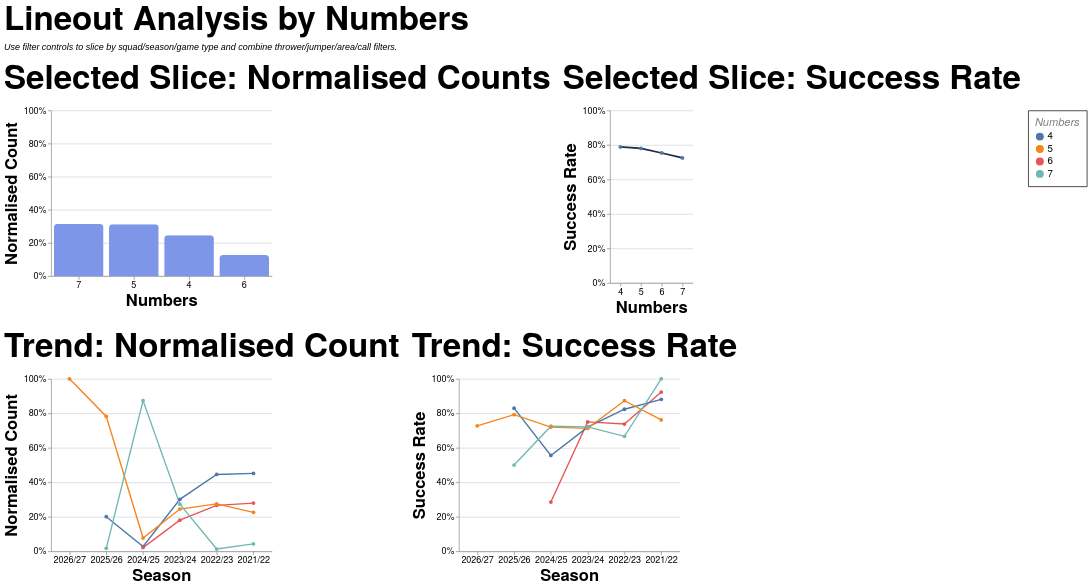

Express this chart as Vega-Lite.
### Vega-Lite specification from a JSON file in a GitHub repository (floating-point values rounded to 4 significant figures; data arrays with more than 128 entries replaced by an {"elided": "..."} marker saying what was removed)
{"config": {"axis": {"labelFont": "PT Sans Narrow, Helvetica Neue, Helvetica, Arial, sans-serif", "titleFont": "PT Sans Narrow, Helvetica Neue, Helvetica, Arial, sans-serif", "labelFontSize": 13, "titleFontSize": 24, "gridColor": "#202947", "gridOpacity": 0.2, "zindex": 1}, "text": {"font": "Lato, sans-serif"}, "bar": {"cornerRadiusEnd": 5}, "header": {"labelFont": "PT Sans Narrow, Helvetica Neue, Helvetica, Arial, sans-serif", "titleFont": "PT Sans Narrow, Helvetica Neue, Helvetica, Arial, sans-serif", "labelFontSize": 24, "titleFontSize": 28, "labelFontWeight": "bold", "orient": "left"}, "legend": {"labelFont": "PT Sans Narrow, Helvetica Neue, Helvetica, Arial, sans-serif", "titleFont": "PT Sans Narrow, Helvetica Neue, Helvetica, Arial, sans-serif", "labelFontSize": 14, "titleFontSize": 16, "titlePadding": 5, "fillColor": "white", "strokeColor": "black", "padding": 10, "titleFontWeight": "lighter", "titleFontStyle": "italic", "titleColor": "gray", "offset": 10}, "title": {"font": "PT Sans Narrow, Helvetica Neue, Helvetica, Arial, sans-serif", "fontSize": 48, "fontWeight": "bold", "anchor": "start", "align": "center", "titlePadding": 20, "subtitlePadding": 10, "subtitleFontSize": 13, "subtitleColor": "", "subtitleFontStyle": "italic", "offset": 15, "color": "black"}, "axisX": {"labelAngle": 0}, "facet": {"title": null, "header": null, "align": {"row": "each", "column": "each"}, "spacing": 10}, "resolve": {"scale": {"y": "independent", "facet": "independent"}}, "background": "transparent", "scale": {"offsetBandPaddingOuter": 0.2, "offsetBandPaddingInner": 0.1}, "view": {"stroke": null, "background": "transparent"}}, "vconcat": [{"hconcat": [{"mark": {"type": "bar", "color": "#7d96e8"}, "encoding": {"tooltip": [{"field": "numbers", "title": "Numbers", "type": "nominal"}, {"field": "attempts", "format": ",.0f", "title": "Lineouts", "type": "quantitative"}, {"field": "share", "format": ".1%", "title": "Normalised Count", "type": "quantitative"}], "x": {"field": "numbers", "sort": "-y", "title": "Numbers", "type": "nominal"}, "y": {"axis": {"format": "%"}, "field": "share", "scale": {"domain": [0, 1]}, "title": "Normalised Count", "type": "quantitative"}}, "height": 240, "title": "Selected Slice: Normalised Counts", "transform": [{"filter": "(loSquad == 'All' || datum.squad == loSquad) && (loGameType == 'All' || (loGameType == 'League + Cup' && (datum.game_type == 'League' || datum.game_type == 'Cup')) || (loGameType == 'League only' && datum.game_type == 'League') || datum.game_type == loGameType) && (loOpposition == 'All' || datum.opposition == loOpposition) && (loThrower == 'All' || datum.thrower == loThrower) && (loJumper == 'All' || datum.jumper == loJumper) && (loArea == 'All' || datum.area == loArea) && (loNumbers == 'All' || datum.numbers == loNumbers) && (loCall == 'All' || datum.call == loCall) && (loCallType == 'All' || datum.call_type == loCallType)"}, {"filter": "(loSeason == 'All' || datum.season == loSeason)"}, {"aggregate": [{"op": "count", "as": "attempts"}, {"op": "sum", "field": "won", "as": "won"}], "groupby": ["numbers"]}, {"joinaggregate": [{"op": "sum", "field": "attempts", "as": "total_attempts"}]}, {"calculate": "datum.attempts / datum.total_attempts", "as": "share"}, {"calculate": "datum.won / datum.attempts", "as": "success_rate"}], "width": 320}, {"mark": {"type": "line", "color": "#202946", "point": true, "strokeWidth": 2.5}, "encoding": {"tooltip": [{"field": "numbers", "title": "Numbers", "type": "nominal"}, {"field": "won", "format": ",.0f", "title": "Won", "type": "quantitative"}, {"field": "attempts", "format": ",.0f", "title": "Lineouts", "type": "quantitative"}, {"field": "success_rate", "format": ".1%", "title": "Success Rate", "type": "quantitative"}], "x": {"field": "numbers", "sort": "-y", "title": "Numbers", "type": "nominal"}, "y": {"axis": {"format": "%"}, "field": "success_rate", "scale": {"domain": [0, 1]}, "title": "Success Rate", "type": "quantitative"}}, "height": 250, "title": "Selected Slice: Success Rate", "transform": [{"filter": "(loSquad == 'All' || datum.squad == loSquad) && (loGameType == 'All' || (loGameType == 'League + Cup' && (datum.game_type == 'League' || datum.game_type == 'Cup')) || (loGameType == 'League only' && datum.game_type == 'League') || datum.game_type == loGameType) && (loOpposition == 'All' || datum.opposition == loOpposition) && (loThrower == 'All' || datum.thrower == loThrower) && (loJumper == 'All' || datum.jumper == loJumper) && (loArea == 'All' || datum.area == loArea) && (loNumbers == 'All' || datum.numbers == loNumbers) && (loCall == 'All' || datum.call == loCall) && (loCallType == 'All' || datum.call_type == loCallType)"}, {"filter": "(loSeason == 'All' || datum.season == loSeason)"}, {"aggregate": [{"op": "count", "as": "attempts"}, {"op": "sum", "field": "won", "as": "won"}], "groupby": ["numbers"]}, {"joinaggregate": [{"op": "sum", "field": "attempts", "as": "total_attempts"}]}, {"calculate": "datum.attempts / datum.total_attempts", "as": "share"}, {"calculate": "datum.won / datum.attempts", "as": "success_rate"}], "width": {"step": 30}}], "spacing": 16}, {"hconcat": [{"mark": {"type": "line", "point": true, "strokeWidth": 2}, "encoding": {"color": {"field": "numbers", "title": "Numbers", "type": "nominal"}, "tooltip": [{"field": "season", "title": "Season", "type": "nominal"}, {"field": "numbers", "title": "Numbers", "type": "nominal"}, {"field": "attempts", "format": ",.0f", "title": "Lineouts", "type": "quantitative"}, {"field": "norm_count", "format": ".1%", "title": "Normalised Count", "type": "quantitative"}], "x": {"field": "season", "sort": "-x", "title": "Season", "type": "nominal"}, "y": {"axis": {"format": "%"}, "field": "norm_count", "scale": {"domain": [0, 1]}, "title": "Normalised Count", "type": "quantitative"}}, "height": 250, "title": "Trend: Normalised Count", "transform": [{"filter": "(loSquad == 'All' || datum.squad == loSquad) && (loGameType == 'All' || (loGameType == 'League + Cup' && (datum.game_type == 'League' || datum.game_type == 'Cup')) || (loGameType == 'League only' && datum.game_type == 'League') || datum.game_type == loGameType) && (loOpposition == 'All' || datum.opposition == loOpposition) && (loThrower == 'All' || datum.thrower == loThrower) && (loJumper == 'All' || datum.jumper == loJumper) && (loArea == 'All' || datum.area == loArea) && (loNumbers == 'All' || datum.numbers == loNumbers) && (loCall == 'All' || datum.call == loCall) && (loCallType == 'All' || datum.call_type == loCallType)"}, {"aggregate": [{"op": "count", "as": "attempts"}, {"op": "sum", "field": "won", "as": "won"}], "groupby": ["season", "numbers"]}, {"joinaggregate": [{"op": "sum", "field": "attempts", "as": "season_attempts"}], "groupby": ["season"]}, {"calculate": "datum.attempts / datum.season_attempts", "as": "norm_count"}, {"calculate": "datum.won / datum.attempts", "as": "success_rate"}], "width": 320}, {"mark": {"type": "line", "point": true, "strokeWidth": 2}, "encoding": {"color": {"field": "numbers", "title": "Numbers", "type": "nominal"}, "tooltip": [{"field": "season", "title": "Season", "type": "nominal"}, {"field": "numbers", "title": "Numbers", "type": "nominal"}, {"field": "won", "format": ",.0f", "title": "Won", "type": "quantitative"}, {"field": "attempts", "format": ",.0f", "title": "Lineouts", "type": "quantitative"}, {"field": "success_rate", "format": ".1%", "title": "Success Rate", "type": "quantitative"}], "x": {"field": "season", "sort": "-x", "title": "Season", "type": "nominal"}, "y": {"axis": {"format": "%"}, "field": "success_rate", "scale": {"domain": [0, 1]}, "title": "Success Rate", "type": "quantitative"}}, "height": 250, "title": "Trend: Success Rate", "transform": [{"filter": "(loSquad == 'All' || datum.squad == loSquad) && (loGameType == 'All' || (loGameType == 'League + Cup' && (datum.game_type == 'League' || datum.game_type == 'Cup')) || (loGameType == 'League only' && datum.game_type == 'League') || datum.game_type == loGameType) && (loOpposition == 'All' || datum.opposition == loOpposition) && (loThrower == 'All' || datum.thrower == loThrower) && (loJumper == 'All' || datum.jumper == loJumper) && (loArea == 'All' || datum.area == loArea) && (loNumbers == 'All' || datum.numbers == loNumbers) && (loCall == 'All' || datum.call == loCall) && (loCallType == 'All' || datum.call_type == loCallType)"}, {"aggregate": [{"op": "count", "as": "attempts"}, {"op": "sum", "field": "won", "as": "won"}], "groupby": ["season", "numbers"]}, {"joinaggregate": [{"op": "sum", "field": "attempts", "as": "season_attempts"}], "groupby": ["season"]}, {"calculate": "datum.attempts / datum.season_attempts", "as": "norm_count"}, {"calculate": "datum.won / datum.attempts", "as": "success_rate"}], "width": 320}], "spacing": 16}], "data": {"name": "data-409d90b0e07cadb9380d9584d322dd4d"}, "params": [{"name": "loSquad", "value": "All"}, {"name": "loSeason", "value": "All"}, {"name": "loGameType", "value": "All"}, {"name": "loOpposition", "value": "All"}, {"name": "loThrower", "value": "All"}, {"name": "loJumper", "value": "All"}, {"name": "loArea", "value": "All"}, {"name": "loNumbers", "value": "All"}, {"name": "loCall", "value": "All"}, {"name": "loCallType", "value": "All"}], "spacing": 22, "title": {"text": "Lineout Analysis by Numbers", "subtitle": "Use filter controls to slice by squad/season/game type and combine thrower/jumper/area/call filters."}, "$schema": "https://vega.github.io/schema/vega-lite/v5.20.1.json", "datasets": {"data-409d90b0e07cadb9380d9584d322dd4d": {"elided": "1247 records"}}}
